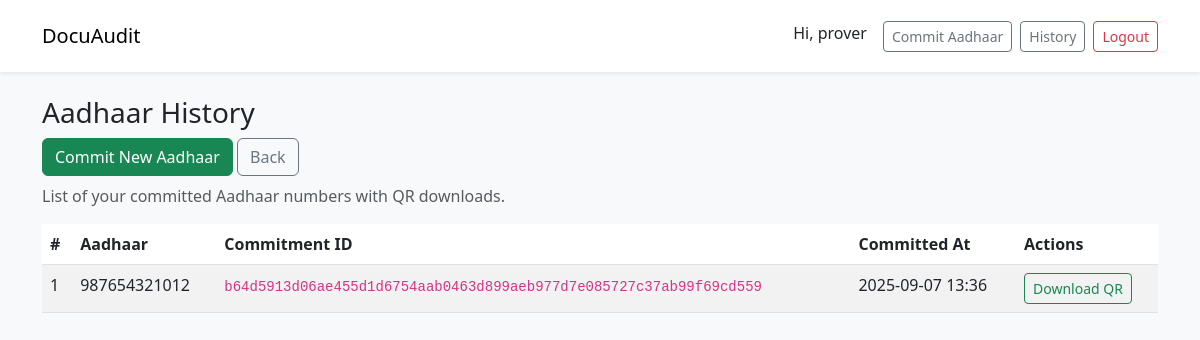
The app's page /aadhaar/history (signed in), older data.
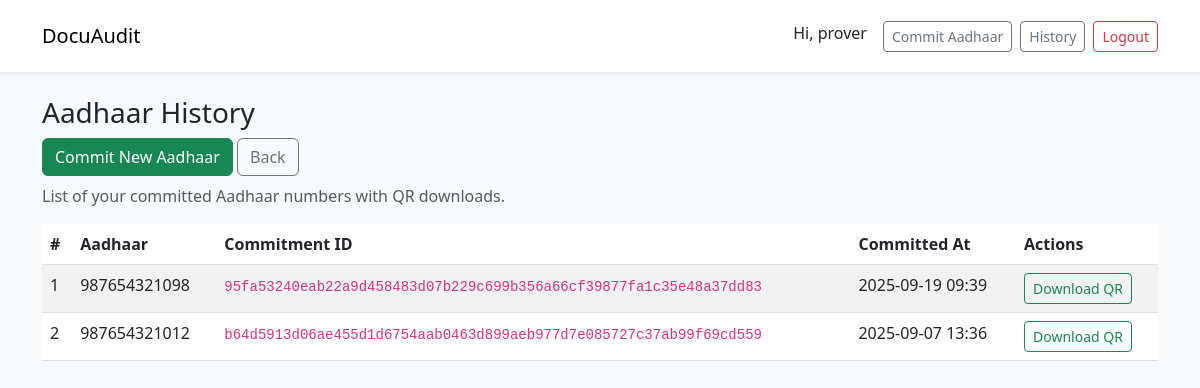
The same page, newer data.
### app.py (models this page shows)
class AadhaarRecord(db.Model):
    __tablename__ = "aadhaar_records"
    id = db.Column(db.Integer, primary_key=True)
    owner_id = db.Column(db.Integer, db.ForeignKey("users.id"), nullable=False)
    aadhaar_number = db.Column(db.String(12), nullable=False)
    commitment_id_hex = db.Column(db.String(66), nullable=False)  # 0x + 64 hex
    salt = db.Column(db.String(128), nullable=False)
    qr_filename = db.Column(db.String(256), nullable=False)  # stored under static/qr
    created_at = db.Column(db.DateTime, default=datetime.utcnow)
    owner = db.relationship("User", backref="aadhaar_records")

### app.py (the view)
@app.route("/aadhaar/history")
@login_required
def aadhaar_history():
    if current_user.role not in ("prover", "admin"):
        abort(403)
    records = AadhaarRecord.query.filter_by(owner_id=current_user.id).order_by(AadhaarRecord.created_at.desc()).all()
    return render_template("aadhaar_history.html", records=records)

### app.py (called while the page is built)
@login_manager.user_loader
def load_user(user_id):
    return User.query.get(int(user_id))

### templates/aadhaar_history.html
{% extends "base.html" %}
{% block body %}
<h3>Aadhaar History</h3>
<div class="mb-3">
  <a class="btn btn-success" href="{{ url_for('aadhaar_upload') }}">Commit New Aadhaar</a>
  <a class="btn btn-outline-secondary" href="{{ url_for('dashboard') }}">Back</a>
  <div class="text-muted mt-2">List of your committed Aadhaar numbers with QR downloads.</div>
</div>
<table class="table table-striped">
  <thead>
    <tr>
      <th>#</th>
      <th>Aadhaar</th>
      <th>Commitment ID</th>
      <th>Committed At</th>
      <th>Actions</th>
    </tr>
  </thead>
  <tbody>
    {% for r in records %}
    <tr>
      <td>{{ loop.index }}</td>
      <td>{{ r.aadhaar_number }}</td>
      <td><code style="word-break:break-all">{{ r.commitment_id_hex }}</code></td>
      <td>{{ r.created_at.strftime('%Y-%m-%d %H:%M') }}</td>
      <td>
        <a class="btn btn-sm btn-outline-success" href="{{ url_for('download_aadhaar_qr', record_id=r.id) }}">Download QR</a>
      </td>
    </tr>
    {% else %}
    <tr><td colspan="5">No Aadhaar records yet</td></tr>
    {% endfor %}
  </tbody>
</table>
{% endblock %}

Row changes from the older to the newer data that the page shows:
added AadhaarRecord: aadhaar_number "987654321098", commitment_id_hex "95fa53240eab22a9d458483d07b229c699b356a66cf39877fa1c35e48a37dd83", created_at "2025-09-19 09:39"
